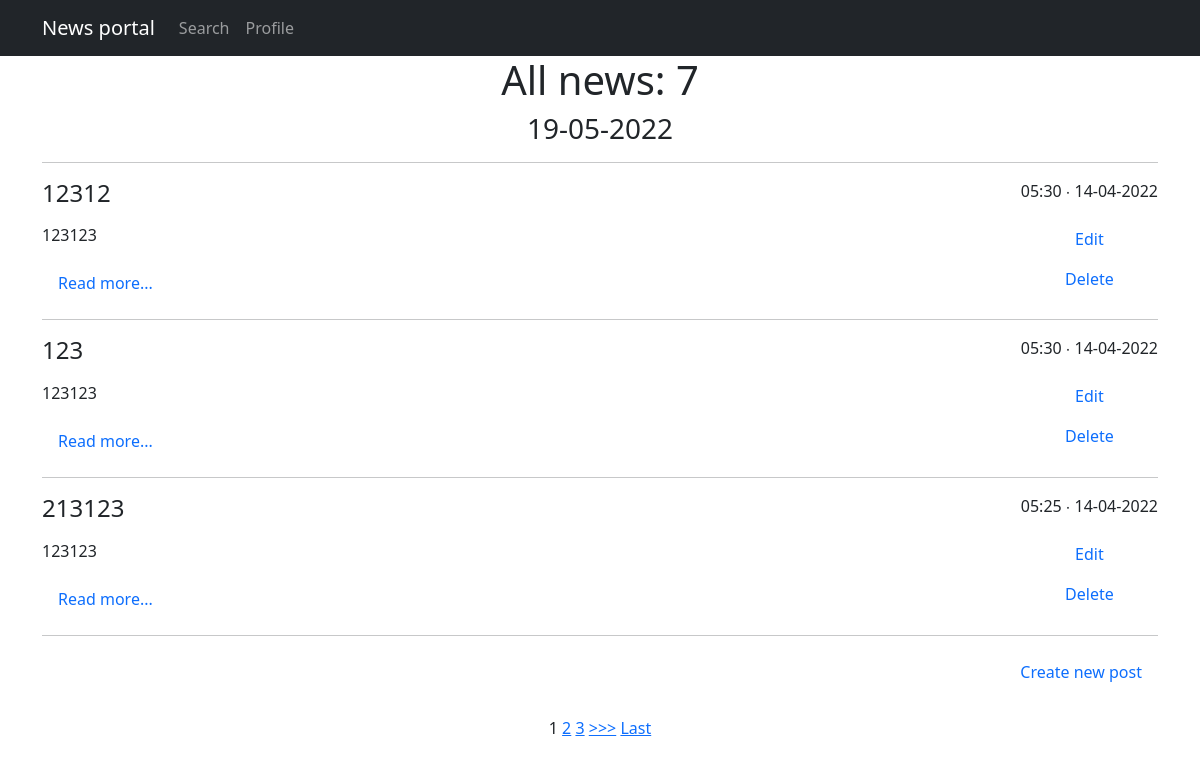
Before: /news/ with the older database file.
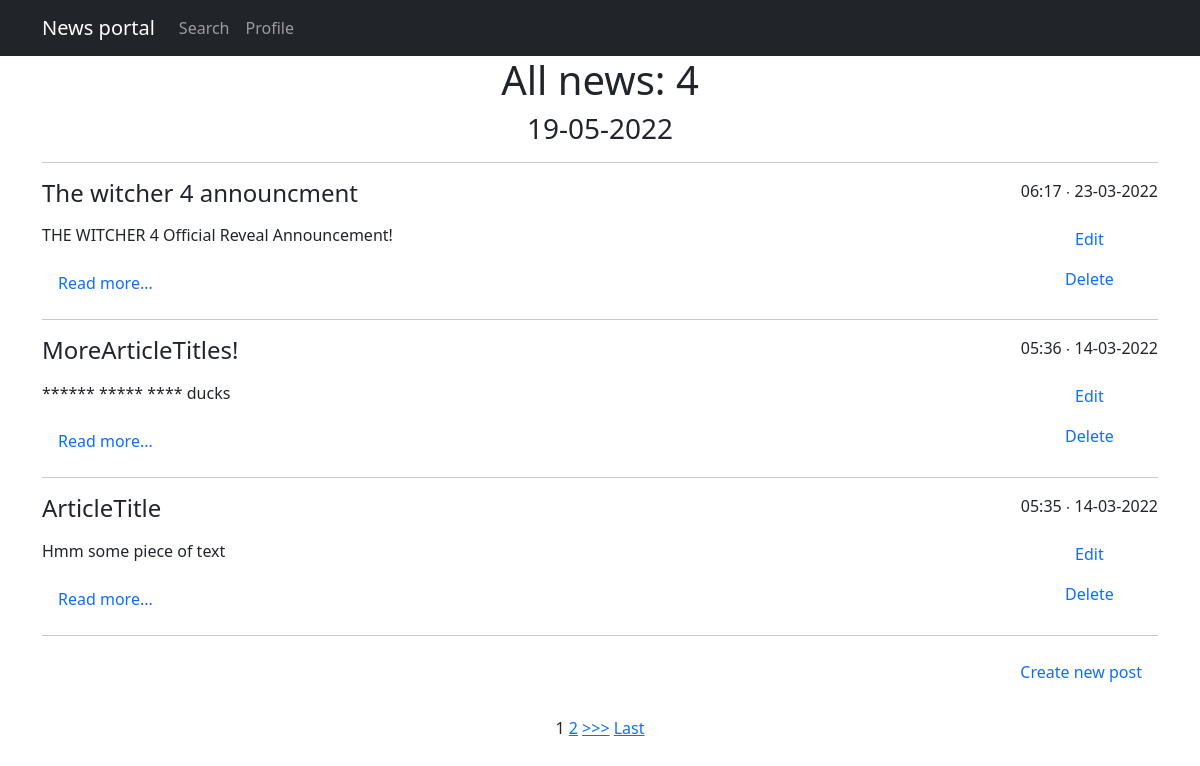
After: the same page with the newer database file.
### news/models.py (models this page shows, shortened)
class Post(models.Model):
    author = models.ForeignKey(Author, on_delete = models.CASCADE)
    NEWS = 'NW'
    ARTICLE = 'AR'
    CATEGORY_CHOICES = (
        (NEWS, 'News'),
        (ARTICLE, 'Article')
    )
    categoryType = models.CharField(max_length = 2, choices = CATEGORY_CHOICES, default = ARTICLE)
    dateCreation = models.DateTimeField(auto_now_add = True)
    postCategory = models.ManyToManyField(Category, through = 'PostCategory')
    title = models.CharField(max_length = 128)
    text = models.TextField()
    rating = models.SmallIntegerField(default = 0)

### news/views.py (the view)
# urls.py: path('', PostList.as_view()),
class PostList(ListView):
    model = Post
    template_name = 'posts.html'
    context_object_name = 'posts'
    ordering = '-dateCreation'
    paginate_by = 3
    def get_filter(self):
        return PostFilter(self.request.GET, queryset=super().get_queryset())
    def get_queryset(self):
        return self.get_filter().qs
    def get_context_data(self, *args, **kwargs):
        return {
            **super().get_context_data(*args, **kwargs),
            'filter': self.get_filter(),
            'time_now' : datetime.utcnow(),
            'length' : Post.objects.count()
        }

### news/templatetags/custom_filters.py (called while the page is built)
@register.filter(name='censor')
def censor(value):
    if not isinstance(value, str):
        raise ValueError('Cant censor not str object')
    for i in ban_words:
        value = value.replace(i[0:], '*' * len(i) )
    return value

### templates/posts.html (shortened to what this page needs)
{% extends 'flatpages/default.html' %}
{% load custom_filters %}
{% block content %}
<h1>All news: {{ length }}</h1>
<h3> {{ time_now|date:'d-m-Y' }} </h3>
<hr>
{% for post in posts %}
<div style="float: right"><p>{{ post.dateCreation|date:'h:i ∙ d-m-Y ' }}</p>
<a class="nav-link" href="{% url 'postUpdate' post.id %}">Edit</a>
<a class="nav-link" href="{% url 'postDelete' post.id %}">Delete</a></div>
<div align="left">
    <h4><p>{{post.title|censor}}</p></h4>
    <p>{{ post.text|truncatewords:50|censor }}</p>
    <a class="nav-link" href="{% url 'postDetail' post.id %}">Read more...</a>
    <hr>
</div>
{% endfor %}
<div align="right">
    <a class="nav-link" href="{% url 'postCreate' %}">Create new post</a> <br>
</div>
<p>
    {% if is_paginated %}
        {% for num in page_obj.paginator.page_range %}
            {% if page_obj.number == num %}
                <a>{{ num }}</a>
            {% elif num > page_obj.number|add:'-3' and num < page_obj.number|add:'3' %}
                <a  href="?page={{ num }}">{{ num }}</a>
            {% endif %}
        {% endfor %}
        {% if page_obj.has_next %}
            <a href="?page={{ page_obj.next_page_number }}">>>></a>
            <a href="?page={{ page_obj.paginator.num_pages }}">Last</a>
        {% endif %}
    {% endif %}
</p>
{% endblock content %}

Changed rows visible on the page:
removed Post: dateCreation "05:30 ∙ 14-04-2022", title|censor "12312", text|censor "123123"
removed Post: dateCreation "05:30 ∙ 14-04-2022", title|censor "123", text|censor "123123"
removed Post: dateCreation "05:25 ∙ 14-04-2022", title|censor "213123", text|censor "123123"
now on this page (row unchanged): Post: dateCreation "06:17 ∙ 23-03-2022", title|censor "The witcher 4 announcment", text|censor "THE WITCHER 4 Official Reveal Announcement!"
now on this page (row unchanged): Post: dateCreation "05:36 ∙ 14-03-2022", title|censor "MoreArticleTitles!", text|censor "****** ***** **** ducks"
now on this page (row unchanged): Post: dateCreation "05:35 ∙ 14-03-2022", title|censor "ArticleTitle", text|censor "Hmm some piece of text"
Other visible differences:
{{ length }}: "7" → "4"
list line gone: "3"
